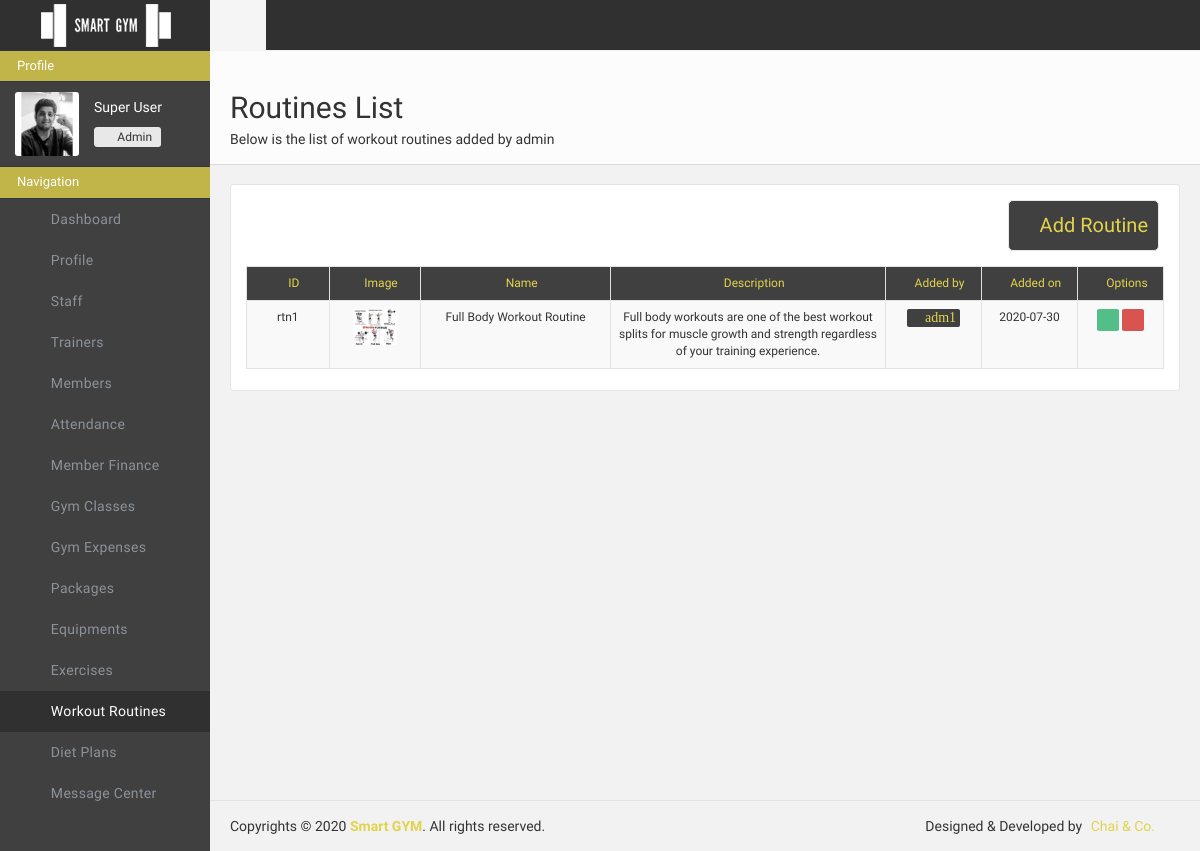
/adminportal/routines/ (signed in), run on an earlier commit of the app's database.
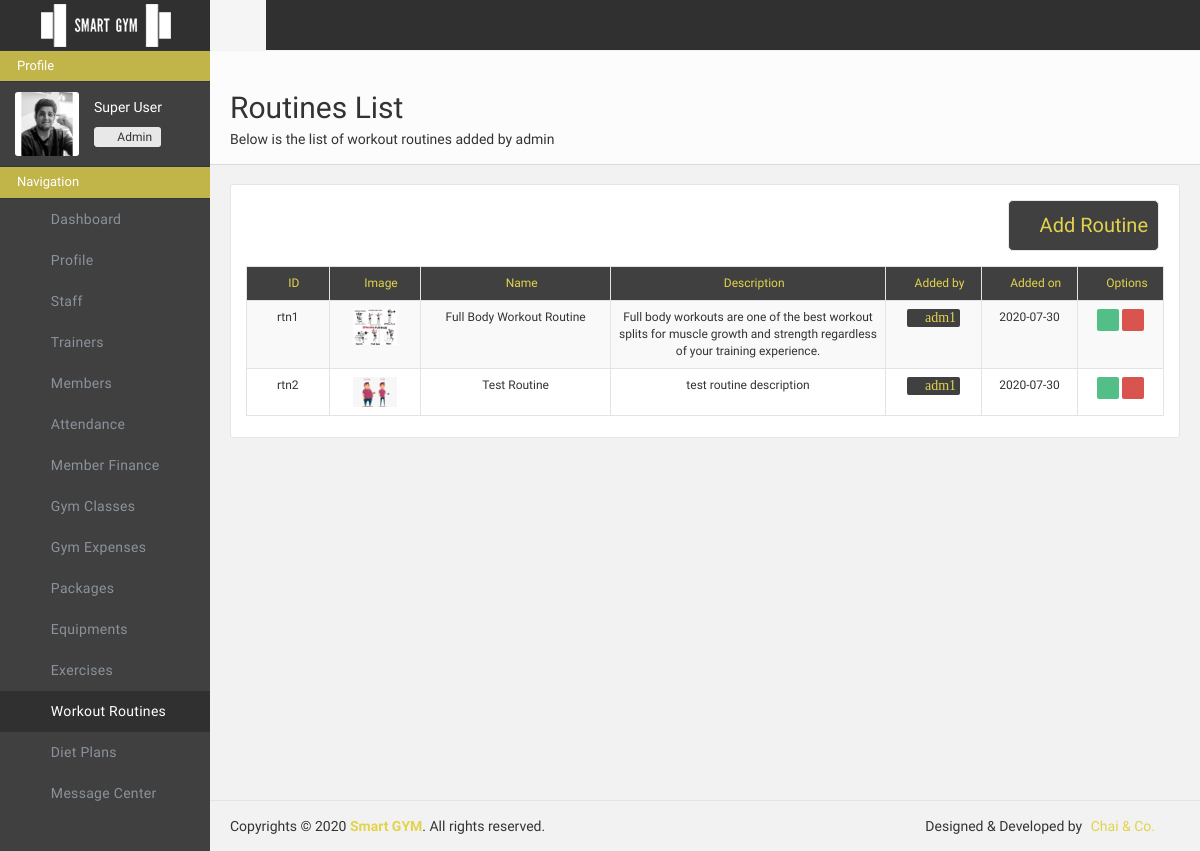
And on a later commit of the database.
### adminportal/models.py (models this page shows)
class RoutineData(models.Model):
    routine_id = models.CharField(max_length=500, primary_key=True, default="")
    routine_name = models.CharField(max_length=500, default="")
    routine_img_name = models.CharField(max_length=500, default="rt.jpg")
    routine_desc = models.CharField(max_length=500, default="")
    routine_json = models.TextField(default="")
    routine_added_by = models.CharField(max_length=500, default="")
    routine_added_on = models.CharField(max_length=500, default="")

### adminportal/views.py (the view, shortened to what this page needs)
# urls.py: path('routines/', views.routines, name="adminportal-routines"),
def routines(request):
    if "userid" in request.session and request.session["userrole"] == "Admin" :
        params={"error":0, "errormessage":"", "success":0, "successmessage":""}
        routine_count = RoutineData.objects.all().order_by('routine_id')
        params["exercises"] = ExerciseData.objects.all().order_by('exercise_id')
        params["routines"] = RoutineData.objects.all().order_by('routine_id')
        return render(request, 'adminportal/routine.html', params)
    else:
        return redirect('/adminportal/login/')

### adminportal/templates/adminportal/routine.html (shortened to what the changed rows need)
{% load static %}
<!doctype html>
<html class="no-js">
    <head>
        <link href="{% static 'adminportal/css/icons.css'%}" rel="stylesheet" />
        <link href="{% static 'adminportal/css/bootstrap.css'%}" rel="stylesheet" />
        <link href="{% static 'adminportal/css/plugins.css'%}" rel="stylesheet" />
        <link href="{% static 'adminportal/css/main.css'%}" rel="stylesheet" />
        <link href="{% static 'adminportal/css/custom.css'%}" rel="stylesheet" />
    </head>
    <body>
        <div id="wrapper">
            <div class="page-content sidebar-page right-sidebar-page clearfix">
                <div class="page-content-wrapper">
                    <div class="page-content-inner">
                        <div id="page-header" class="clearfix">
                            <div class="page-header">
                                <h2>Routines List</h2>
                            </div>
                        </div>
                        <div class="row" style="margin-bottom: 80px;">
                            <div class="col-lg-12">
                                <div class="panel panel-default plain panelRefresh">
                                    <div class="panel-body">
                                        <br>
                                        <br>
                                        <table id="basic-datatables" class="table table-striped table-bordered" cellspacing="0" width="100%">
                                            <thead >
                                                <tr style="background-color: #404040; color: #e2d34d;">
                                                    <th title="ID" style="font-size: 12px; text-align: center; width: 9%"><i class="fa fa-sort-numeric-asc"> </i> ID</th>
                                                    <th title="Image" style="font-size: 12px; text-align: center; width: 10%"><i class="fa fa-file-image-o"> </i> Image</th>
                                                    <th title="name" style="font-size: 12px; text-align: center;"><i class="fa fa-anchor"> </i> Name</th>
                                                    <th title="description" style="font-size: 12px; text-align: center; width: 30%;"><i class="fa fa-info-circle"> </i> Description</th>
                                                    <th title="added by" style="font-size: 12px; text-align: center;"><i class="fa fa-user"> </i> Added by</th>
                                                    <th title="add date" style="font-size: 12px; text-align: center;"><i class="fa fa-calendar"> </i> Added on</th>
                                                    <th title="Edit" class="tableedit" style=" font-size: 12px; text-align: center;"><i class="l-software-pathfinder-subtract"> </i> Options</th>
                                                </tr>
                                            </thead>
                                            <tbody>
                                                {% for routine in routines %}
                                                <tr>
                                                    <td>{{routine.routine_id}}</td>
                                                    <td><img src="/media/adminportal/routine/{{routine.routine_img_name}}" class="col-lg-12 col-md-12 col-sm-12 col-xs-12"/></td>
                                                    <td>{{routine.routine_name}}</td>
                                                    <td>{{routine.routine_desc}}</td>
                                                    <td><a title="View Profile" href="/adminportal/staffprofile/{{routine.routine_added_by}}"><i class="fa fa-user" id="tablebtns" style="font-size: 14px; background-color: #404040; color: #e2d34d; padding-left: 4px; padding-right: 4px;" data-toggle="modal" data-target="">  {{routine.routine_added_by}}</i></a>
                                                    <td>{{routine.routine_added_on}}</td>
                                                    <td>
                                                        <a title="view" href="/adminportal/routinesview/{{routine.routine_id}}"><i class="fa fa-eye" id="tablebtns" style="background-color: #51bf87; color: white; padding-left: 4px; padding-right: 4px;" data-toggle="modal" data-target=""></i></a>
                                                        <a title="delete" id="{{routine.routine_id}}" onclick="del(this.id)"><i class="fa fa-trash-o" style="background-color: #d9534f; color:white; padding-left: 4px; padding-right: 4px;" id="tablebtns" data-toggle="modal" data-target="#modal-style3"></i></a>
                                                    </td>
                                                </tr>
                                                {% endfor %}
                                            </tbody>
                                        </table>
                            </div>
                                </div>
                            </div>
                            </div>
                    </div>
                </div>
            </div>
        </div>
    </body>
</html>

What changed in the data, as far as the page shows it:
added RoutineData: routine_id "rtn2", routine_img_name (picture), routine_name "Test Routine", routine_desc "test routine description", routine_added_by "adm1", routine_added_on "2020-07-30"
